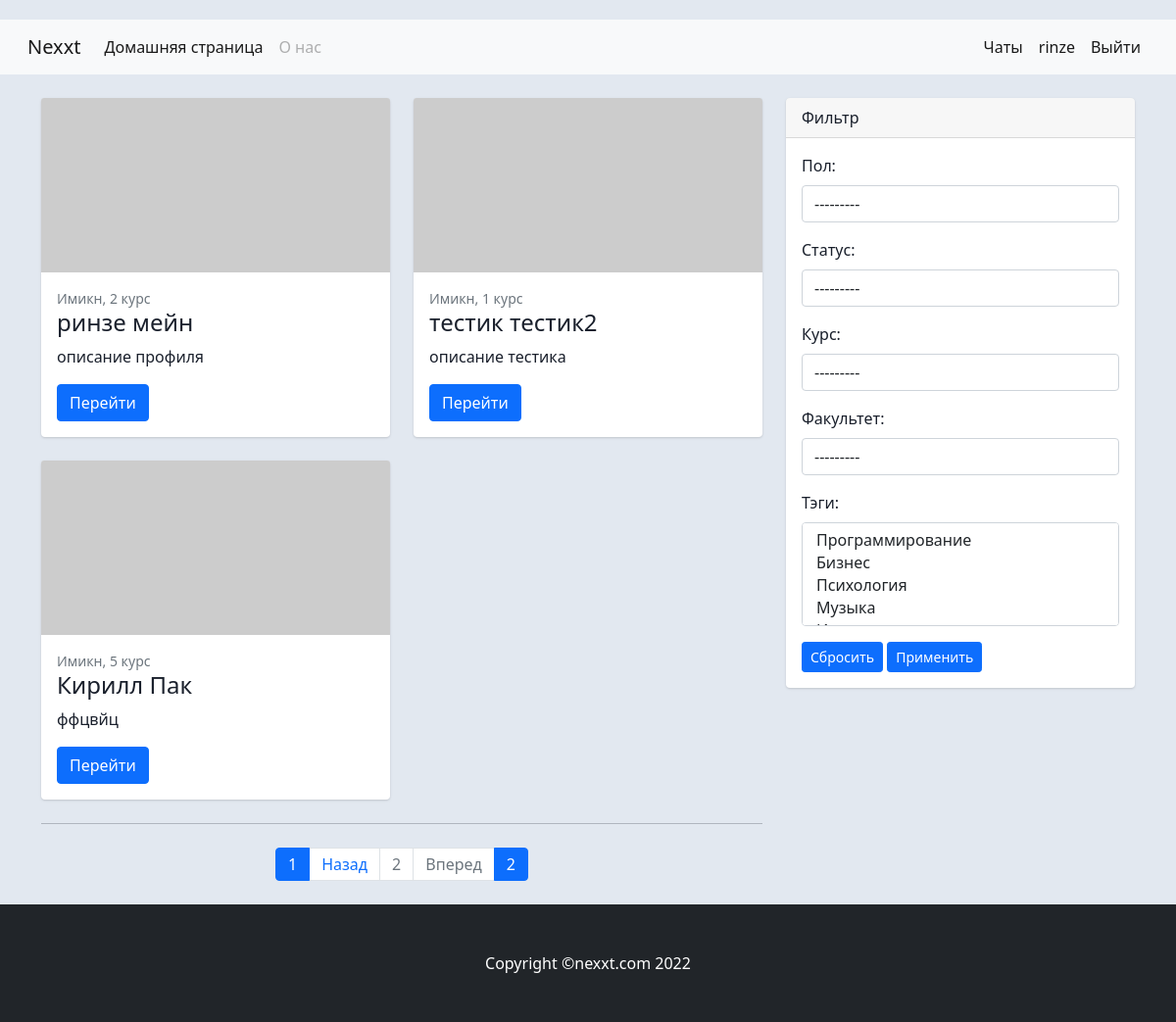
The page /choose/?page=2 (signed in) on the database as committed earlier.
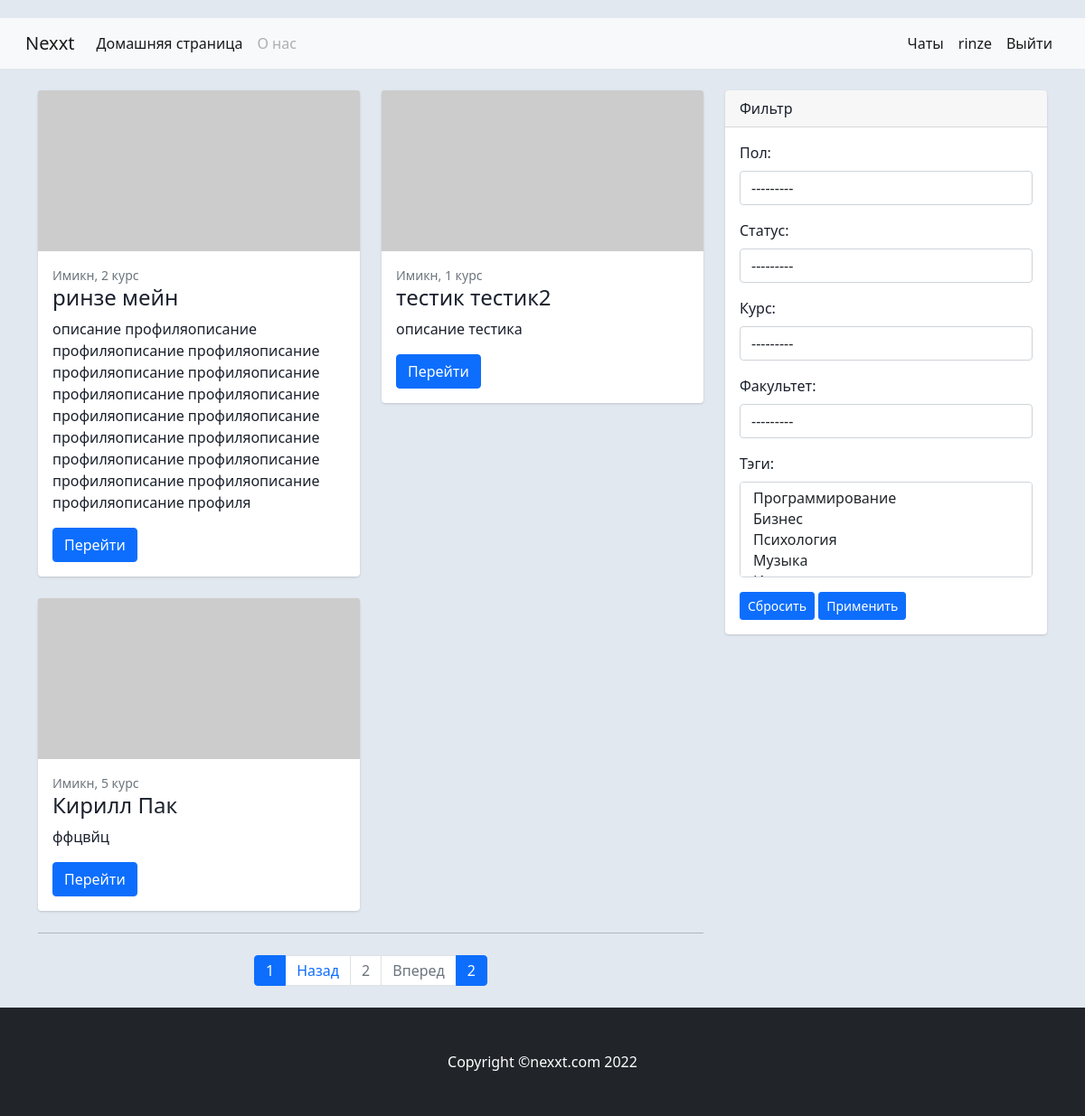
The same page on the database as committed later.
### main/models.py (models this page shows, shortened)
class User(AbstractUser):
    email = models.EmailField(verbose_name='эл. почта', unique=True)
    username = models.CharField(verbose_name='имя пользователя', max_length=30, unique=True)
    password = models.CharField(verbose_name='пароль', max_length=150)
    email_verify = models.BooleanField(default=False)
    user_permissions = 'real_user'
    groups = 'real_groups'

class Profile(models.Model):
    first_name = models.CharField(max_length=30, verbose_name='Имя')
    last_name = models.CharField(max_length=30, verbose_name='Фамилия')
    description = models.TextField(max_length=400, verbose_name='Описание')
    photo = models.ImageField(max_length=100, upload_to='photo/%Y/%m/%d/', verbose_name='Фото')
    views = models.IntegerField(default=0, verbose_name='Количество просмотров')
    vk_url = models.CharField('Ссылка ВК', default=None, max_length=50, blank=True)
    user = models.OneToOneField(User, related_name='profile', on_delete=models.CASCADE)
    gender = models.ForeignKey('Gender', related_name='profile', on_delete=models.PROTECT, verbose_name='Пол')
    status = models.ForeignKey('Status', related_name='profile', on_delete=models.PROTECT, verbose_name='Статус')
    grade = models.ForeignKey('Grade', related_name='profile', on_delete=models.PROTECT, verbose_name='Курс')
    faculty = models.ForeignKey('Faculty', related_name='profile', on_delete=models.PROTECT, verbose_name='Факультет')
    tag = models.ManyToManyField('Tag', related_name='profile', blank=True, null=True)
    rooms = models.ManyToManyField('room.Room', related_name='profile', blank=True, null=True)
    slug = models.SlugField(max_length=30, unique=True, verbose_name='индивидуальный URL')
    class Meta:
        verbose_name = 'Профиль пользователя'
        verbose_name_plural = 'Профили пользователей'
    def get_absolute_url(self):
        return reverse('profile', kwargs={'prof_slug': self.slug})

class Faculty(models.Model):
    name = models.CharField(max_length=10, db_index=True, verbose_name='Название')
    def __str__(self):
        return self.name
    class Meta:
        verbose_name = 'Факультет'
        verbose_name_plural = 'Факультеты'
        ordering = ['name', ]

class Grade(models.Model):
    name = models.CharField(max_length=2, db_index=True)
    def __str__(self):
        return self.name
    class Meta:
        verbose_name = 'Курс'
        verbose_name_plural = 'Курсы'
        ordering = ['name', ]

### main/views.py (the view)
# urls.py: path('choose/', choose, name='choose'),
@login_required()
def choose(request):
    user = request.user
    profiles = Profile.objects.prefetch_related('tag').select_related('grade', 'faculty').exclude(user=user)
    paginator = Paginator(profiles, 4)
    if request.method == 'POST':
        form = FilterForm(request.POST)
        if form.is_valid():
            profiles = profiles.filter(gender=form.cleaned_data['gender'],
                                       status=form.cleaned_data['status'],
                                       grade=form.cleaned_data['grade'],
                                       faculty=form.cleaned_data['faculty'])
            profiles = profiles.filter(tag__in=form.cleaned_data['tag']).distinct()
            paginator = Paginator(profiles, 4)
    else:
        form = FilterForm
    page_number = request.GET.get('page')
    page_obj = paginator.get_page(page_number)
    context = {
        'profiles': profiles,
        'form': form,
        'page_obj': page_obj,
        'user': user,
    }
    return render(request, 'choose.html', context)

### main/models.py (called while the page is built)
    def __str__(self):
        return self.name

    def __str__(self):
        return self.name

    def __str__(self):
        return self.name

### main/templates/choose.html (shortened to what this page needs)
{% extends 'base.html' %}
{%load tags%}
{% block user_buttons %}
{% navbar_user_buttons request user%}
{% endblock %}
{%block content%}
<div class="col-lg-8">
<div class="row">
    {%for i in page_obj%}
    <div class="col-lg-6">
        <div class="card mb-4">
            <a href="{{ i.get_absolute_url }}"><img class="card-img-top"
                                                    src="https://dummyimage.com/700x350/dee2e6/6c757d.jpg"
                                                    alt="..."/></a>
            <div class="card-body">
                <div class="small text-muted">{{ i.faculty.name }}, {{ i.grade.name }} курс</div>
                <h2 class="card-title h4">{{ i.first_name }} {{ i.last_name }}</h2>
                <p class="card-text">{{ i.description }}</p>
                <a class="btn btn-primary" href="{{ i.get_absolute_url }}">Перейти</a>
            </div>
        </div>
    </div>
    {%endfor%}
    <nav aria-label="Pagination">
        <hr class="my-0"/>
        <ul class="pagination justify-content-center my-4">
            <li class="page-item active">
                <a class="page-link" href="?page=1" tabindex="-1" aria-disabled="true">1</a>
            </li>
            {% if page_obj.has_previous %}
            <li class="page-item ">
                <a class="page-link" href="?page={{ page_obj.previous_page_number }}" tabindex="-1"
                   aria-disabled="true">Назад</a>
            </li>
            {% else %}
            <li class="page-item disabled">
                <a class="page-link" href="#" tabindex="-1" aria-disabled="true">Назад</a>
            </li>
            {% endif %}
            <li class="page-item disabled"><a class="page-link" href="#!">{{ page_obj.number }}</a></li>
            {% if page_obj.has_next %}
            <li class="page-item">
                <a class="page-link" href="?page={{ page_obj.next_page_number }}" tabindex="-1" aria-disabled="true">Вперед</a>
            </li>
            {% else %}
            <li class="page-item disabled">
                <a class="page-link" href="#" tabindex="-1" aria-disabled="true">Вперед</a>
            </li>
            {% endif %}
            <li class="page-item active">
                <a class="page-link" href="?page={{ page_obj.paginator.num_pages }}" tabindex="-1" aria-disabled="true">{{page_obj.paginator.num_pages}}</a>
            </li>
        </ul>
    </nav>
</div>
</div>
<div class="col-lg-4">
    <div class="card mb-4">
        <div class="card-header">Фильтр</div>
        <div class="card-body">
            <form method="post">
                {{ form.as_p }}
                <a href="{% url 'choose' %}" class="w-20 btn btn-sm btn-primary">Сбросить</a>
                <button type="submit" class="w-20 btn btn-sm btn-primary">Применить</button>
            </form>
        </div>
    </div>
</div>
{%endblock%}

### main/templates/base.html (shortened to what this page needs)
{% load static %}
<!DOCTYPE html>
<html lang="en">
<head>
    <link rel="stylesheet" href="{%static 'css/bootstrap.min.css'%}">
    <link href="{% static 'css/styles.css' %}" rel="stylesheet"/>
    <link href="{% static 'css/profilepage.css' %}" rel="stylesheet"/>
</head>
<body>
<nav class="navbar navbar-expand-lg navbar-light bg-light">
    <div class="container-fluid">
        <a class="navbar-brand" href="{%url 'home'%}">Nexxt</a>
        <div class="collapse navbar-collapse" id="navbarNav">
            <ul class="navbar-nav">
                <li class="nav-item">
                    <a class="nav-link active" aria-current="page" href="{%url 'home'%}">Домашняя страница</a>
                </li>
                <li class="nav-item">
                    <a class="nav-link disabled" href="#" tabindex="-1" aria-disabled="true">О нас</a>
                </li>
            </ul>
        </div>
        {% block user_buttons %}{% endblock %}
</nav>
<div class="container mt-4">
    <div class="row">
                {% block content %} {% endblock %}
    </div>
</div>
<footer class="py-5 bg-dark">
    <div class="container"><p class="m-0 text-center text-white">Copyright &copy;nexxt.com 2022</p></div>
</footer>
</body>
</html>

### main/templates/tags/navbar.html (shortened to what this page needs)
<div class="collapse navbar-collapse d-flex flex-row-reverse">
    <ul class="navbar-nav">
        {% if is_user %}
        {% if is_profile %}
        <li class="nav-item">
            <a class="nav-link active" href="{% url 'room_list' %}">Чаты</a>
        </li>
        <li class="nav-item">
            <a class="nav-link active" href="{{profile.get_absolute_url}}">{{user.username}}</a>
        </li>
        <li class="nav-item">
            <a class="nav-link active" href="{%url 'logout'%}">Выйти</a>
        </li>
        {%endif%}
        {% endif %}
    </ul>
</div>
</div>

### main/static/css/profilepage.css (style rules this page uses)
body { margin-top:20px; color: #1a202c; text-align: left; background-color: #e2e8f0; }
.card { box-shadow: 0 1px 3px 0 rgba(0,0,0,.1), 0 1px 2px 0 rgba(0,0,0,.06); }
.card { position: relative; display: flex; flex-direction: column; min-width: 0; word-wrap: break-word; background-color: #fff; background-clip: border-box; border: 0 solid rgba(0,0,0,.125); border-radius: .25rem; }
.card-body { flex: 1 1 auto; min-height: 1px; padding: 1rem; }

Rows that differ between the two databases and show on the page:
changed Profile "ринзе": description "описание профиля" → "описание профиляописание профиляописание профиляописание профиляописание профиляописание профиляописание профиляописание профиляописание профиляописание профиляописание профиляописание профиляописание профиляописание профиляописание профиляописание профиляописание профиля"
